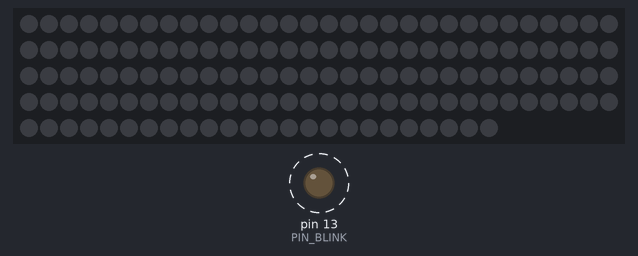
The sketch below on a simulated Arduino Uno, built with avr-gcc and run on an emulated ATmega328P. Shown: 144 RGB LEDs in strip order, left to right, continuing on the next row, output pins drawn as LEDs (lit = HIGH). Dashed ring = blinking.

Above: at 0.09 s.
Timing chart, 0 to 3.0 s (numbered marks = the images above):
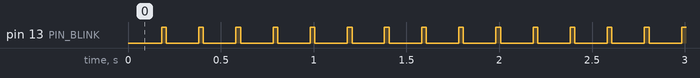

The sketch:

toiletroll_lines.ino
```cpp
#include <Adafruit_NeoPixel.h>

#define PIN_BLINK   13
#define PIN_STRIP    6

#define LAYERS          7
#define LEDSPERLAYER   20
#define DELAY          25

Adafruit_NeoPixel strip = Adafruit_NeoPixel(144, PIN_STRIP, NEO_GRB + NEO_KHZ800);
uint32_t red = strip.Color(8, 0, 0);
uint32_t green = strip.Color(0, 8, 0);
uint32_t black = strip.Color(0, 0, 0);
uint32_t purple = strip.Color(8, 0, 8);


void
setup(void)
{
    pinMode(PIN_BLINK, OUTPUT);
    strip.begin();
    strip.show();
}


void
loop_blink(void)
{
    // Blink once every eight ticks.
    static byte onoff = 0;
    digitalWrite(PIN_BLINK, (++onoff % 8) == 0 ? HIGH : LOW);
}


void
line(byte l, uint32_t colour)
{
    byte offset = l * LEDSPERLAYER;

    for (byte i = offset; i < offset + LEDSPERLAYER; i++) {
        strip.setPixelColor(i, colour);
    }
}

#define TOWER_DELAY    3
void
loop_tower()
{
    static byte h = 0;
    static int h_delay = TOWER_DELAY;
    static int direction = 1;

    if (--h_delay == 0) {
        if (direction == 1) {
            if (++h == LAYERS - 1) {
                direction = -1;
            }
        } else {
            if (--h == 0) {
                direction = 1;
            }
        }
        h_delay = TOWER_DELAY;
    }
    line(h, purple);
}


#define X_RED_DELAY    5
#define X_GREEN_DELAY  1
void
loop_redgreenchasing(void)
{
    byte i;
    static int x_red = 0, x_green = LEDSPERLAYER;
    static int x_red_delay = X_RED_DELAY;
    static int x_green_delay = X_GREEN_DELAY;

    // Make all black
    for (i = 0; i < LAYERS * LEDSPERLAYER; i++) {
        strip.setPixelColor(i, black);
    }

    // Red moves every five ticks.
    if (--x_red_delay == 0) {
        x_red++;
        x_red %= LEDSPERLAYER;
        x_red_delay = X_RED_DELAY;
    }

    // Green moves every tick.
    if (--x_green_delay == 0) {
        x_green--;
        if (x_green < 0)
            x_green = LEDSPERLAYER;
        x_green_delay = X_GREEN_DELAY;
    }

    for (i = 0; i < LAYERS; i++) {
        strip.setPixelColor(i * LEDSPERLAYER + x_red, red);
    }
    for (i = 0; i < LAYERS; i++) {
        strip.setPixelColor(i * LEDSPERLAYER + x_green, green);
    }
}


void
loop(void)
{
    loop_blink();
//    loop_redgreenchasing();
//    loop_tower();
//    strip.show();
    delay(DELAY);
}
```

Measured:
- by itself, pin 13 (PIN_BLINK): alternates HIGH for 0.03 s and LOW for 0.18 s
